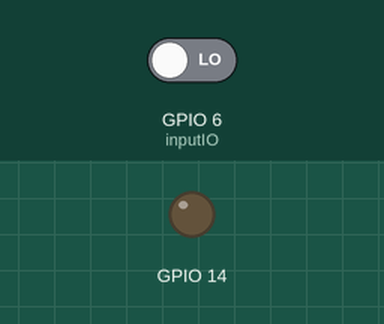
Recording of a program running on a simulated Raspberry Pi (BCM pin numbers). On the bench: output pins drawn as LEDs (lit = HIGH). Inputs (shaded band) come from the test bench; at power-on: GPIO 6 (inputIO) LOW.

Above: at 1.2 s.
1.3 s: GPIO 6 (inputIO) driven HIGH
At 2.1 s:
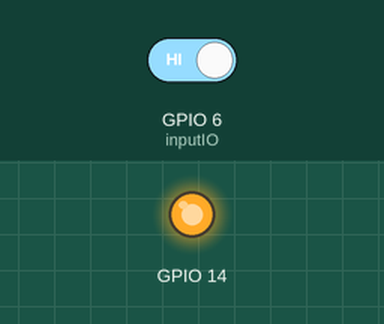
2.8 s: GPIO 6 (inputIO) driven LOW
At 3.3 s:
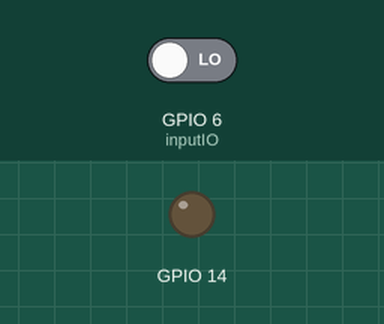
Timing chart, 0 to 5.8 s (numbered marks = the images above; inputs shaded):
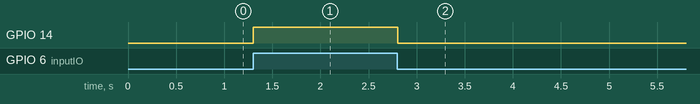

The program:

intTest2.py
```python
import RPi.GPIO as GPIO
import time

GPIO.setmode(GPIO.BCM)

GPIO.setup(6, GPIO.IN)
GPIO.setup(14, GPIO.OUT)

try:
    while True:
        inputIO = GPIO.input(6)

        if inputIO == False:
            GPIO.output(14, GPIO.LOW)
            time.sleep(0.01)

        else:
            GPIO.output(14, GPIO.HIGH)
            time.sleep(0.01)

except KeyboardInterrupt:
    GPIO.cleanup()
```

Measured:
- after the input at 1.3 s, GPIO 14: LOW → HIGH at once
- after the input at 2.8 s, GPIO 14: HIGH → LOW at once
